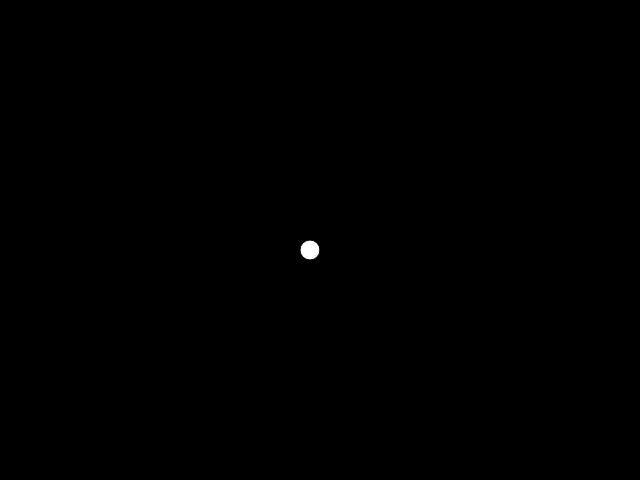
Frame 1 (no input)
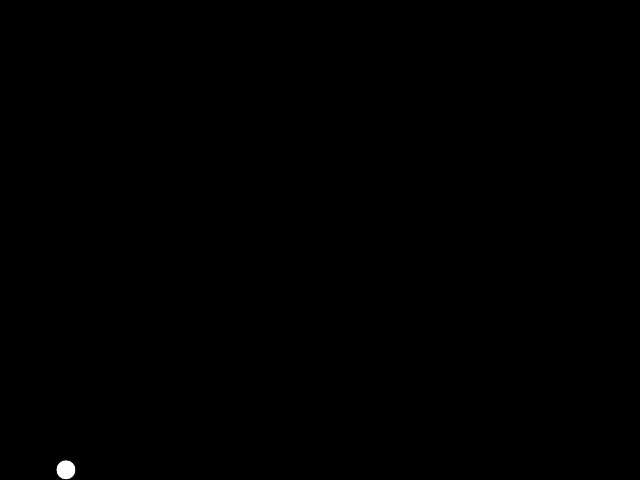
Frame 60 (no input)
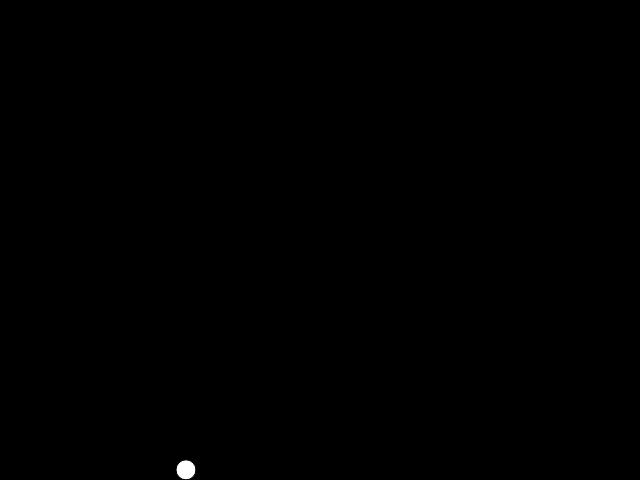
Frame 120 (the mouse pressed at the canvas centre since frame 60)

The p5.js sketch that drew these frames (run headless with seeded random() and noise() and a simulated clock; from frame 60 on, the mouse is pressed at the canvas centre):

// p5.js sketch
// ── sketch.js
var x;
var y;
var vx = -10;
var vy = 10;
var width;
var height;
var gravity = 0.5;
var bounceFactor = 0.2;
var radius = 10;
var locked;

function setup() {
    width = 640;
    height = 480;
    createCanvas(width,height);
    frameRate(30);
    x = width/2;
    y = height/2;
}

function draw() {
    background(0);
    fill(0);
    fuck();
    fill(255);
    move();
    ellipse(x,y,radius*2,radius*2);
}

function move() {
    if (!locked) {
        x += vx;
        y += vy;
    }
    if (y < height) {
        vy += gravity;
    }
    if (y + radius > height) {
        y = height - radius;
        vy *= -bounceFactor;
    }
    if (x + radius > width) {
        x = width - radius;
        vx *= -bounceFactor;
    }
    if (x < radius) {
        x = radius;
        vx *= -bounceFactor;
    }
    if (y < radius) {
        y = radius;
        vy *= - bounceFactor;
    }
}

function fuck() {
    ellipse(mouseX,mouseY,50,50);
    var dist = Math.sqrt((mouseX - x) * (mouseX - x) + (mouseY - y) * (mouseY - y));
    //console.log(dist);
    if (mouseIsPressed) {
        if (dist < radius + 50) {
            locked = true;
            vx = 0;
            vy = 0;
            var lx = x;
            var ly = y;
            x = mouseX;
            y = mouseY;
            vx = x - lx;
            vy = y - ly;
            gravity = 0;
        } else {
            gravity = 0.5;
        }
    } else {
        gravity = 0.5;
        locked = false;
    }
}
